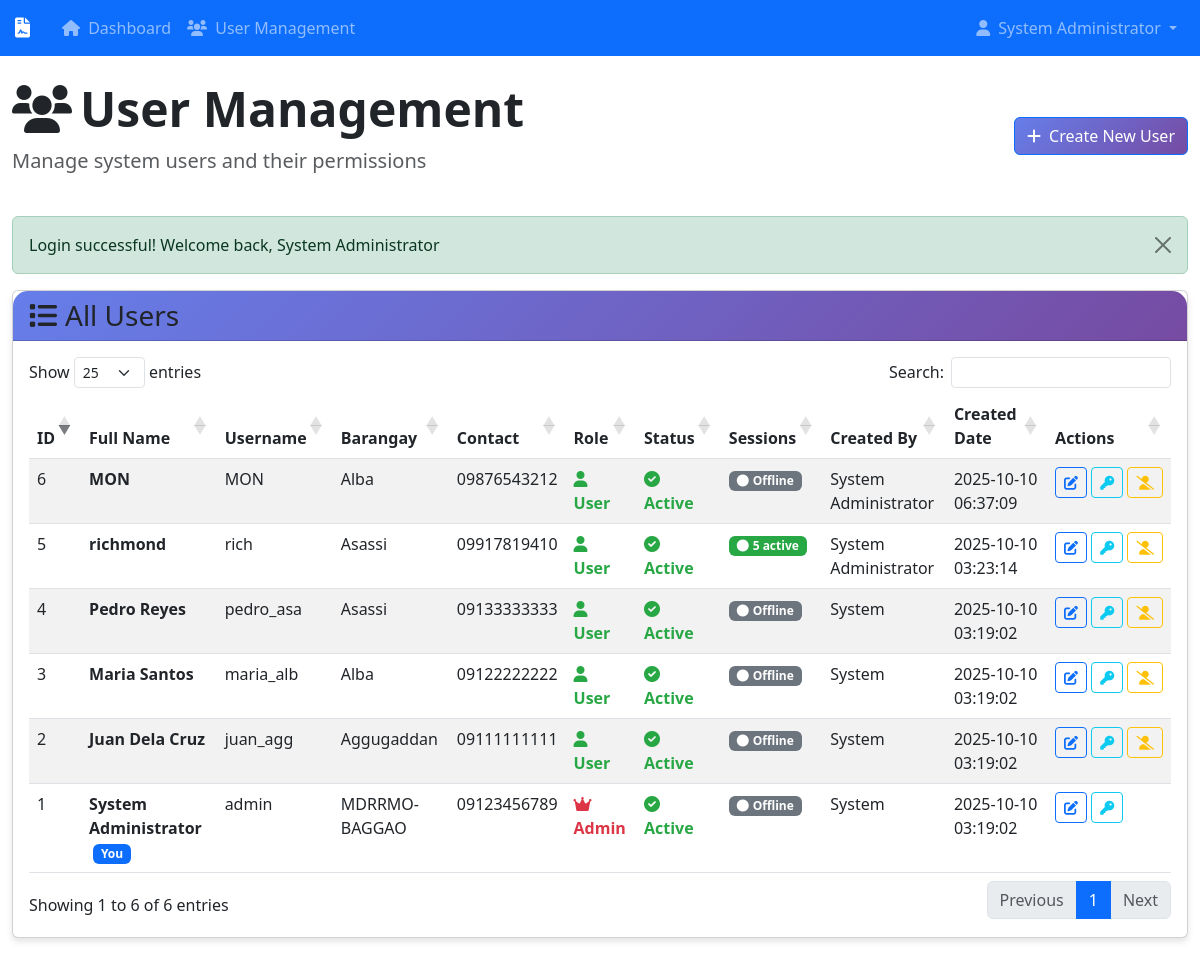
Page /public/user_management.php (signed in) on the committed database.
### tables this page shows
CREATE TABLE `users` (
  `id` int(11) NOT NULL,
  `full_name` varchar(100) NOT NULL,
  `barangay` varchar(100) NOT NULL,
  `contact_number` varchar(15) NOT NULL,
  `username` varchar(50) NOT NULL,
  `password` varchar(255) NOT NULL,
  `user_role` enum('user','admin') DEFAULT 'user',
  `is_active` tinyint(1) DEFAULT 1,
  `created_by` int(11) DEFAULT NULL,
  `created_at` timestamp NOT NULL DEFAULT current_timestamp(),
  `updated_at` timestamp NOT NULL DEFAULT current_timestamp() ON UPDATE current_timestamp(),
  `region` varchar(100) DEFAULT NULL,
  `province` varchar(100) DEFAULT NULL,
  `city` varchar(100) DEFAULT NULL
);

### public/user_management.php (the view, shortened to what this page needs)
<?php
include '../includes/config.php';
include '../includes/functions.php';
$current_user_id = $_SESSION['user_id'];
$users_stmt = db_query("
    SELECT u.*,
           creator.full_name as created_by_name,
           (SELECT COUNT(*) FROM user_sessions us WHERE us.user_id = u.id AND us.is_active = TRUE) as active_sessions
    FROM users u
    LEFT JOIN users creator ON u.created_by = creator.id
    ORDER BY u.created_at DESC
");
$users = $users_stmt->fetchAll();
?>
<!DOCTYPE html>
<html lang="en">
<head>
    <link href="https://cdn.jsdelivr.net/npm/bootstrap@5.3.0/dist/css/bootstrap.min.css" rel="stylesheet">
    <link href="https://cdnjs.cloudflare.com/ajax/libs/font-awesome/6.0.0/css/all.min.css" rel="stylesheet">
    <link href="https://cdn.datatables.net/1.13.6/css/dataTables.bootstrap5.min.css" rel="stylesheet">
</head>
<body>
    <?php include '../includes/header.php'; ?>
    <div class="container-fluid mt-4">
        <div class="row">
            <div class="col-12">
                <div class="d-flex justify-content-between align-items-center mb-4">
                    <div>
                        <h1 class="display-5 fw-bold"><i class="fas fa-users me-2"></i>User Management</h1>
                        <p class="lead text-muted">Manage system users and their permissions</p>
                    </div>
                    <button class="btn btn-primary" data-bs-toggle="modal" data-bs-target="#createUserModal">
                        <i class="fas fa-plus me-2"></i>Create New User
                    </button>
                </div>
                <div class="card form-card">
                    <div class="card-header">
                        <h3 class="mb-0"><i class="fas fa-list me-2"></i>All Users</h3>
                    </div>
                    <div class="card-body">
                        <div class="table-responsive">
                            <table id="usersTable" class="table table-striped table-hover">
                                <thead>
                                    <tr>
                                        <th>ID</th>
                                        <th>Full Name</th>
                                        <th>Username</th>
                                        <th>Barangay</th>
                                        <th>Contact</th>
                                        <th>Role</th>
                                        <th>Status</th>
                                        <th>Sessions</th>
                                        <th>Created By</th>
                                        <th>Created Date</th>
                                        <th>Actions</th>
                                    </tr>
                                </thead>
                                <tbody>
                                    <?php foreach ($users as $user): ?>
                                    <tr class="<?= $user['active_sessions'] > 0 ? 'session-active' : '' ?>">
                                        <td><?= $user['id'] ?></td>
                                        <td>
                                            <strong><?= htmlspecialchars($user['full_name']) ?></strong>
                                            <?php if ($user['id'] == $current_user_id): ?>
                                                <span class="badge bg-primary ms-1">You</span>
                                            <?php endif; ?>
                                        </td>
                                        <td><?= htmlspecialchars($user['username']) ?></td>
                                        <td><?= htmlspecialchars($user['barangay']) ?></td>
                                        <td><?= htmlspecialchars($user['contact_number']) ?></td>
                                        <td>
                                            <span class="role-<?= $user['user_role'] ?>">
                                                <i class="fas fa-<?= $user['user_role'] === 'admin' ? 'crown' : 'user' ?> me-1"></i>
                                                <?= ucfirst($user['user_role']) ?>
                                            </span>
                                        </td>
                                        <td>
                                            <?php if ($user['is_active']): ?>
                                                <span class="status-active">
                                                    <i class="fas fa-check-circle me-1"></i>Active
                                                </span>
                                            <?php else: ?>
                                                <span class="status-inactive">
                                                    <i class="fas fa-times-circle me-1"></i>Inactive
                                                </span>
                                            <?php endif; ?>
                                        </td>
                                        <td>
                                            <?php if ($user['active_sessions'] > 0): ?>
                                                <span class="badge badge-online">
                                                    <i class="fas fa-circle me-1"></i><?= $user['active_sessions'] ?> active
                                                </span>
                                            <?php else: ?>
                                                <span class="badge badge-offline">
                                                    <i class="fas fa-circle me-1"></i>Offline
                                                </span>
                                            <?php endif; ?>
                                        </td>
                                        <td><?= htmlspecialchars($user['created_by_name'] ?? 'System') ?></td>
                                        <td><?= format_date($user['created_at']) ?></td>
                                        <td class="table-actions">
                                            <button class="btn btn-sm btn-outline-primary"
                                                    data-bs-toggle="modal"
                                                    data-bs-target="#editUserModal"
                                                    data-userid="<?= $user['id'] ?>"
                                                    data-fullname="<?= htmlspecialchars($user['full_name']) ?>"
                                                    data-username="<?= htmlspecialchars($user['username']) ?>"
                                                    data-barangay="<?= htmlspecialchars($user['barangay']) ?>"
                                                    data-contact="<?= htmlspecialchars($user['contact_number']) ?>"
                                                    data-role="<?= $user['user_role'] ?>">
                                                <i class="fas fa-edit" title="Edit User"></i>
                                            </button>
                                            <button class="btn btn-sm btn-outline-info"
                                                    data-bs-toggle="modal"
                                                    data-bs-target="#resetPasswordModal"
                                                    data-userid="<?= $user['id'] ?>"
                                                    data-username="<?= htmlspecialchars($user['username']) ?>">
                                                <i class="fas fa-key" title="Reset Password"></i>
                                            </button>
                                            <?php if ($user['id'] != $current_user_id): ?>
                                                <?php if ($user['is_active']): ?>
                                                    <form method="POST" style="display: inline;">
                                                        <button type="submit" class="btn btn-sm btn-outline-warning"
                                                                onclick="return confirm('Deactivate this user? This will log them out immediately.')"
                                                                title="Deactivate User">
                                                            <i class="fas fa-user-slash"></i>
                                                        </button>
                                                    </form>
                                                <?php endif; ?>
                                            <?php endif; ?>
                                        </td>
                                    </tr>
                                    <?php endforeach; ?>
                                </tbody>
                            </table>
                        </div>
                    </div>
                </div>
            </div>
        </div>
    </div>
</body>
</html>

### public/user_management.php (style rules this page uses)
.form-card { border: none; border-radius: 15px; box-shadow: 0 4px 6px rgba(0,0,0,0.1); margin-bottom: 2rem; }
.card-header { background: linear-gradient(135deg, #667eea 0%, #764ba2 100%); color: white; border-radius: 15px 15px 0 0 !important; padding: 1.5rem; }
.btn-primary { background: linear-gradient(135deg, #667eea 0%, #764ba2 100%); border: none; }
.status-active { color: #28a745; font-weight: bold; }
.role-admin { color: #dc3545; font-weight: bold; }
.role-user { color: #28a745; font-weight: bold; }
.table-actions { white-space: nowrap; }
.badge-online { background-color: #28a745; }
.badge-offline { background-color: #6c757d; }
.session-active { background-color: #d4edda; }

### includes/header.php (style rules this page uses)
* { margin: 0; padding: 0; box-sizing: border-box; }
body { margin: 0; padding: 0; overflow-x: hidden; }

### rows in the picture
users: id "6", full_name "MON", username "MON", barangay "Alba", contact_number "09876543212", user_role "User", is_active 1 (drawn), shows "Offline", created_by.full_name "System Administrator", created_at "2025-10-10 06:37:09"
users: id "5", full_name "richmond", username "rich", barangay "Asassi", contact_number "09917819410", user_role "User", is_active 1 (drawn), active_sessions "5", created_by.full_name "System Administrator", created_at "2025-10-10 03:23:14"
users: id "1", full_name "System Administrator", shows "You", username "admin", barangay "MDRRMO-BAGGAO", contact_number "09123456789", user_role "Admin", is_active 1 (drawn), shows "Offline", created_by_name "System", created_at "2025-10-10 03:19:02"
users: id "2", full_name "Juan Dela Cruz", username "juan_agg", barangay "Aggugaddan", contact_number "09111111111", user_role "User", is_active 1 (drawn), shows "Offline", created_by_name "System", created_at "2025-10-10 03:19:02"
users: id "3", full_name "Maria Santos", username "maria_alb", barangay "Alba", contact_number "09122222222", user_role "User", is_active 1 (drawn), shows "Offline", created_by_name "System", created_at "2025-10-10 03:19:02"
users: id "4", full_name "Pedro Reyes", username "pedro_asa", barangay "Asassi", contact_number "09133333333", user_role "User", is_active 1 (drawn), shows "Offline", created_by_name "System", created_at "2025-10-10 03:19:02"

### other values in the picture
$_SESSION['full_name'] "System Administrator"
$message "Login successful! Welcome back, System Administrator"
